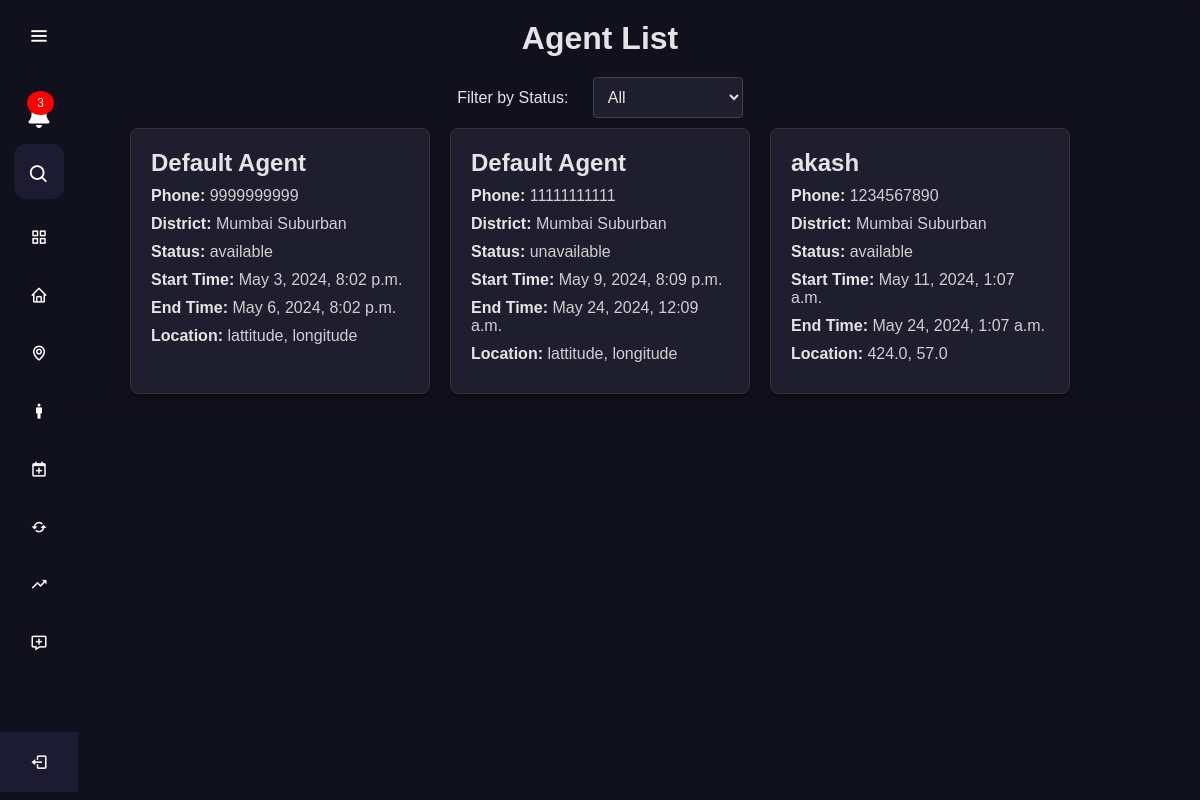
The app's page /500/ with its own data.
### online_insurance/models.py (models this page shows, shortened)
class AgentAvailability(models.Model):
    agent=models.CharField(max_length=100,default='')
    agent_phone=models.IntegerField()
    agent_district = models.CharField(max_length=100, choices=[
        ('Ahmadnagar', 'Ahmadnagar'),
        ('Akola', 'Akola'),
        ('Amravati', 'Amravati'),
        ('Aurangabad', 'Aurangabad'),
        ('Bhandara', 'Bhandara'),
        ('Buldhana', 'Buldhana'),
        ('Chandrapur', 'Chandrapur'),
        ('Dhule', 'Dhule'),
        ('Gadchiroli', 'Gadchiroli'),
        ('Gondia', 'Gondia'),
        ('Hingoli', 'Hingoli'),
        ('Jalgaon', 'Jalgaon'),
        ('Jalna', 'Jalna'),
        ('Kolhapur', 'Kolhapur'),
        ('Latur', 'Latur'),
        ('MumbaiCity', 'Mumbai City'),
        ('MumbaiSuburban', 'Mumbai Suburban'),
        ('Nagpur', 'Nagpur'),
        ('Nanded', 'Nanded'),
        ('Nandurbar', 'Nandurbar'),
        ('Nashik', 'Nashik'),
        ('Osmanabad', 'Osmanabad'),
        ('Palghar', 'Palghar'),
        ('Parbhani', 'Parbhani'),
        ('Pune', 'Pune'),
        ('Raigad', 'Raigad'),
        ('Ratnagiri', 'Ratnagiri'),
        ('Sangli', 'Sangli'),
        ('Satara', 'Satara'),
        ('Sindhudurg', 'Sindhudurg'),
        ('Solapur', 'Solapur'),
        ('Thane', 'Thane'),
        ('Wardha', 'Wardha'),
        ('Washim', 'Washim'),
        ('Yavatmal', 'Yavatmal'),
    ],verbose_name='District')
    status=models.CharField(max_length=20,choices=[('available','Available'),('unavailable','Unavailable')],verbose_name='Status')
    start_time=models.DateTimeField()
    end_time=models.DateTimeField()
    lattitude=models.FloatField()
    longitude=models.FloatField()
    time_slots = models.CharField(max_length=300, verbose_name='Time Slots',default="")

### online_insurance/views.py (the view)
# urls.py: path('500/',views.agent,name="500"),
def agent(request):
    agents = AgentAvailability.objects.all()
    context={'agents':agents}
    return render(request,'500.html',context)

### online_insurance/custom_context_processors.py (called while the page is built)
def notifications(request):
    allnotifications = BroadcastNotification.objects.all()
    return {'notifications': allnotifications}

### online_insurance/templates/500.html (shortened to what this page needs)
{% extends 'base.html' %}
{% block content %}
{% load static %}
<!DOCTYPE html>
<html lang="en">
<head>
    <link rel="stylesheet" href="{% static 'agent_list.css' %}">
</head>
<body>
    <div class="container">
        <h1>Agent List</h1>
        <div class="filter-container">
            <label for="status-filter">Filter by Status:</label>
            <select id="status-filter">
                <option value="all">All</option>
            </select>
        </div>
        <div id="agent-list" class="agent-list">
            {% for agent in agents %}
            <div class="agent-card" data-status="{{ agent.status }}">
                <h2>{{ agent.agent }}</h2>
                <p><strong>Phone:</strong> {{ agent.agent_phone }}</p>
                <p><strong>District:</strong> {{ agent.agent_district }}</p>
                <p><strong>Status:</strong> {{ agent.status }}</p>
                <p><strong>Start Time:</strong> {{ agent.start_time }}</p>
                <p><strong>End Time:</strong> {{ agent.end_time }}</p>
                <p><strong>Location:</strong> {{ agent.lattitude }}, {{ agent.longitude }}</p>
            </div>
            {% endfor %}
        </div>
    </div>
</body>
</html>
{% endblock %}

### online_insurance/templates/base.html (shortened to what this page needs)
<!DOCTYPE html>
<html lang="en">
<head>
</head>
<body>
    {% include 'SideBar.html' %}
        {% block content %}{% endblock %}
</body>
</html>

### online_insurance/templates/SideBar.html (shortened to what this page needs)
{% load static %}
<!DOCTYPE html>
<html lang="en">
<head>
    <link rel="stylesheet" href="{% static 'SideBar.css' %}">
    <link rel="stylesheet" href="{% static 'AgentPage_css.css' %}">
    <link rel="stylesheet" href="https://unpkg.com/boxicons@latest/css/boxicons.min.css">
    <link rel="stylesheet" href="https://cdnjs.cloudflare.com/ajax/libs/font-awesome/6.0.0-beta3/css/all.min.css">
</head>
<body>
    <div class="sidebar">
        <div class="logo-details">
            <i class='bx bx-menu' id="btn"></i>
        </div>
        <ul class="nav-list">
            <li>
                <a href="#">
                    <span class="notification-count" id="notificationCount">3</span>
                </a>
            </li>
            <li>
                <i class='bx bx-search'></i>
            </li>
            <li>
                <a href="http://127.0.0.1:8000/admin/">
                    <i class='bx bx-grid-alt'></i>
                </a>
            </li>
            <li>
                <a href="http://127.0.0.1:8000/login/home/">
                    <i class='bx bx-home'></i>
                </a>
            </li>
            <li>
                <a href="http://127.0.0.1:8000/map/">
                    <i class='bx bx-map'></i>
                </a>
            </li>
            <li>
                <a href="http://127.0.0.1:8000/agent-update/">
                    <i class='bx bx-male'></i>
                </a>
            </li>
            <li>
                <a href="http://127.0.0.1:8000/appointment/">
                    <i class='bx bx-calendar-plus'></i>
                </a>
            </li>
            <li>
                <a href="http://127.0.0.1:8000/policy/">
                    <i class='bx bx-refresh'></i>
                </a>
            </li>
            <li>
                <a href="http://127.0.0.1:8000/policy/details">
                    <i class='bx bx-trending-up'></i>
                </a>
            </li>
            <li>
                <a href="http://127.0.0.1:8000/feedback/">
                    <i class='bx bx-message-add'></i>
                </a>
            </li>
            <li class="profile">
                <div class="profile-details">
                    <div class="name_job">
                        <div class="name">Logout</div>
                    </div>
                </div>
                <a href="login/"><i class='bx bx-log-out' id="log_out"></i></a>
            </li>
        </ul>
    </div>
</body>
</html>

### online_insurance/static/SideBar.css (style rules this page uses)
* { margin: 0; padding: 0; box-sizing: border-box; font-family: "Poppins", sans-serif; }
.sidebar { position: fixed; left: 0; top: 0; height: 100%; width: 78px; background: #11101d; padding: 6px 14px; z-index: 99; transition: all 0.5s ease; }
.sidebar .logo-details { height: 60px; display: flex; align-items: center; position: relative; }
.sidebar .logo-details #btn { position: absolute; top: 50%; right: 0; transform: translateY(-50%); font-size: 22px; transition: all 0.4s ease; font-size: 23px; text-align: center; cursor: pointer; transition: all 0.5s ease; }
.sidebar i { color: #fff; height: 60px; min-width: 50px; font-size: 28px; text-align: center; line-height: 60px; }
.sidebar .nav-list { margin-top: 20px; height: 100%; }
.sidebar li { position: relative; margin: 8px 0; list-style: none; }
.sidebar .bx-search { position: absolute; top: 50%; left: 0; transform: translateY(-50%); font-size: 22px; background: #1d1b31; color: #fff; }
.sidebar li a { display: flex; height: 100%; width: 100%; border-radius: 12px; align-items: center; text-decoration: none; transition: all 0.4s ease; background: #11101d; }
.sidebar li i { height: 50px; line-height: 50px; font-size: 18px; border-radius: 12px; }
.sidebar li.profile { position: fixed; height: 60px; width: 78px; left: 0; bottom: 0; padding: 10px 14px; background: #1d1b31; transition: all 0.5s ease; overflow: hidden; }
.sidebar li .profile-details { display: flex; align-items: center; flex-wrap: nowrap; }
.sidebar li.profile .name, .sidebar li.profile .job { font-size: 15px; font-weight: 400; color: #fff; white-space: nowrap; }
.sidebar .profile #log_out { position: absolute; top: 50%; right: 0; transform: translateY(-50%); background: #1d1b31; width: 100%; height: 60px; line-height: 60px; border-radius: 0px; transition: all 0.5s ease; }
.sidebar .nav-list li a .notification-count { background-color: red; color: white; border-radius: 50%; padding: 5px 10px; font-size: 12px; position: absolute; top: 5px; right: 10px; display: inline-block; }

### online_insurance/static/AgentPage_css.css (style rules this page uses)
.container { max-width: 400px; margin: 50px auto; padding: 20px; background-color: #fff; border-radius: 5px; box-shadow: 0 0 10px rgba(0, 0, 0, 0.1); }
h1 { text-align: center; margin-bottom: 20px; }
input[type="text"], input[type="number"], select, button { width: 100%; padding: 10px; margin-bottom: 10px; box-sizing: border-box; }

### online_insurance/static/agent_list.css (style rules this page uses)
body { font-family: Arial, sans-serif; background-color: #11101d; color: #e4e4e7; margin: 0; padding: 0; }
.container { max-width: 1200px; margin: 0 auto; padding: 20px; background-color: #11101d; }
h1 { text-align: center; color: #e4e4e7; }
.filter-container { text-align: center; margin-bottom: 20px; width: 300px; margin: 0 auto; }
.filter-container label { color: #e4e4e7; }
.filter-container select { padding: 10px; font-size: 16px; background-color: #1f1e2e; color: #e4e4e7; border: 1px solid #444; border-radius: 4px; width: 150px; margin-left: 20px; }
.agent-list { display: flex; flex-wrap: wrap; gap: 20px; justify-content: center; }
.agent-card { background-color: #1f1e2e; border: 1px solid #333; border-radius: 8px; padding: 20px; width: 300px; box-shadow: 0 2px 5px rgba(0, 0, 0, 0.3); transition: transform 0.3s ease; }
.agent-card h2 { margin-top: 0; color: #e4e4e7; }
.agent-card p { margin: 10px 0; color: #cfcfd3; }
.agent-card p strong { color: #e4e4e7; }

### records on screen
AgentAvailability: agent "Default Agent", agent_phone "9999999999", agent_district "Mumbai Suburban", status "available", start_time "May 3, 2024, 8:02 p.m.", end_time "May 6, 2024, 8:02 p.m.", lattitude "lattitude", longitude "longitude"
AgentAvailability: agent "Default Agent", agent_phone "11111111111", agent_district "Mumbai Suburban", status "unavailable", start_time "May 9, 2024, 8:09 p.m.", end_time "May 24, 2024, 12:09 a.m.", lattitude "lattitude", longitude "longitude"
AgentAvailability: agent "akash", agent_phone "1234567890", agent_district "Mumbai Suburban", status "available", start_time "May 11, 2024, 1:07 a.m.", end_time "May 24, 2024, 1:07 a.m.", lattitude "424.0", longitude "57.0"
